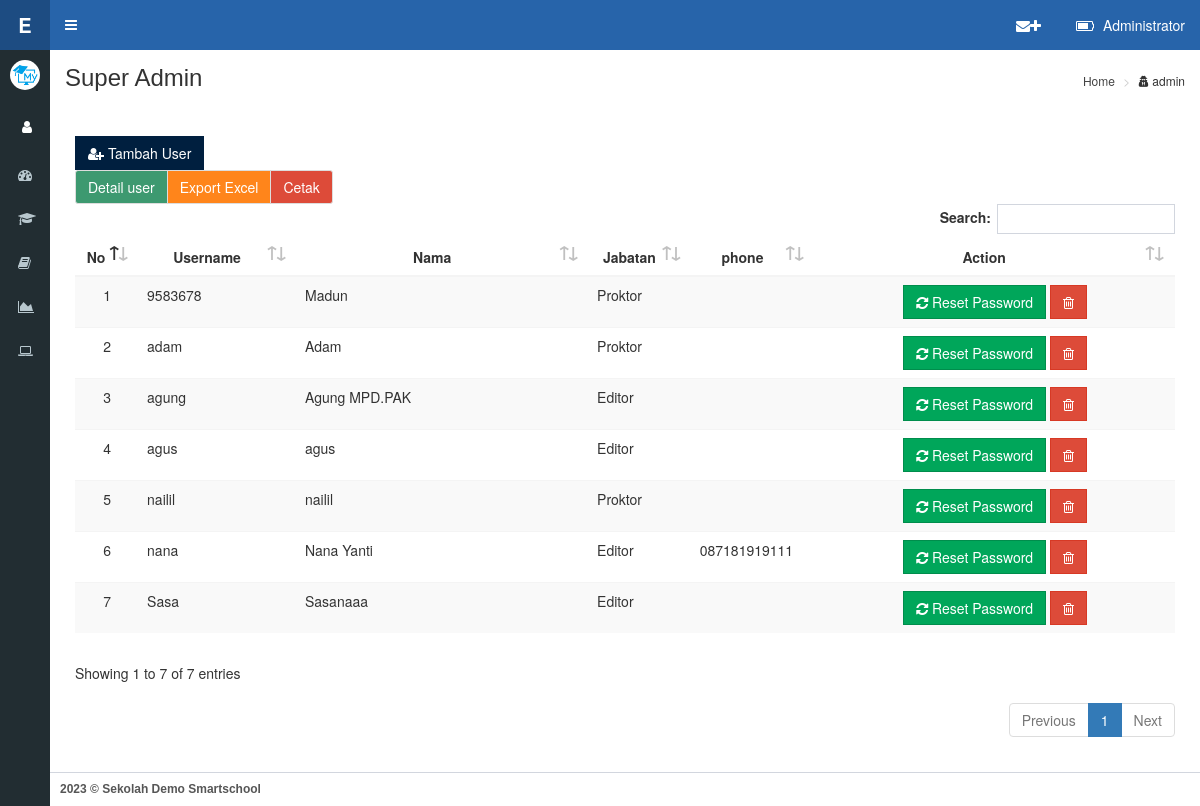
Screenshot of /on-admin/super.php (signed in) with the database file from the repository.
### tables this page shows
CREATE TABLE `users` (
  `id` int(10) NOT NULL,
  `nip` varchar(100) NOT NULL,
  `nama` varchar(100) NOT NULL,
  `jabatan` text NOT NULL,
  `pass` varchar(255) NOT NULL,
  `Id_User` int(11) NOT NULL DEFAULT 1,
  `Id_Usergroup_User` int(11) NOT NULL DEFAULT 1,
  `foto` varchar(100) DEFAULT NULL,
  `instagram` varchar(100) NOT NULL,
  `youtube` varchar(100) NOT NULL,
  `phone` varchar(20) NOT NULL,
  `admin_su` varchar(2) NOT NULL DEFAULT '0'
);

CREATE TABLE `profil` (
  `id` int(11) NOT NULL,
  `n_sekolah` varchar(100) NOT NULL,
  `sub_n_sekolah` varchar(100) NOT NULL,
  `kode_sekolah` varchar(30) NOT NULL,
  `logo` varchar(30) NOT NULL,
  `logo_ujian` varchar(30) NOT NULL,
  `jenis_ujian` text NOT NULL,
  `kota` varchar(30) NOT NULL,
  `tanggal` text NOT NULL,
  `th_ajaran` varchar(15) NOT NULL,
  `logo_kota` varchar(30) NOT NULL,
  `web` varchar(50) NOT NULL,
  `bg_login` varchar(30) NOT NULL,
  `kepsek` varchar(100) NOT NULL,
  `nip` varchar(20) NOT NULL
);

### on-admin/conn/cek.php (called while the page is built, shortened)
<?php
if (!isset($_SESSION['admin']) || empty($_SESSION['admin'])) {
header('location:../admin/index.php');
} else {
$username=$_SESSION['admin'];
}
?>

### on-admin/conn/fungsi.php (called while the page is built, shortened)
<?php
$query = mysqli_query ($konek, "SELECT * FROM users WHERE nip='$username'");
$ar = mysqli_fetch_array ($query);
$nama=$ar['nama'];
?>

### on-admin/page/dt_admin.php (the view, shortened to what this page needs)
<thead>
	<tr>
		<th width="4%">No</th>
		<th width="15%">Username </th>
		<th width="25%">Nama</th>
		<th width="4%">Jabatan</th>
		<th width="4%">phone</th>
		<th width="30%">Action</th>
	</tr>
</thead>
<tbody>
	<?php
		$querydosen = mysqli_query ($konek, "SELECT * FROM users WHERE NOT admin_su=1 ORDER by nip ASC");
		$i=1;
		while ($ar = mysqli_fetch_array ($querydosen)){
		$adminsu =$ar['admin_su'];
		    $adminsu = str_replace("0", "Editor", $adminsu);
                        $adminsu = str_replace("2", "Proktor", $adminsu);
			echo "
				<tr>
					<td align=center>$i</td>
					<td>$ar[nip]</td>
					<td>$ar[nama]</td>
					<td>$adminsu</td>
					<td>$ar[phone]</td>
					<td>$ar[pass]</td>
					<td align=center>
					<a id='alert$i' href='page/resetpass.php?id=$ar[id]'><button type='button' class='btn btn-success btn-flat' onclick='myFunction2()'><i class='fa fa-refresh'></i> Reset Password</button></a>
					<a style='font-decoration:none;color:#222;' onClick='confirm_delete(\"page/user_delete.php?id=$ar[id]\")'><button type='button' class='btn btn-danger btn-flat'><i class='fa fa-trash-o'></i></button></a>
					</td>
				</tr>";
		$i++;
		}
	?>
</tbody>

### on-admin/navbar/content_header.php (shortened to what this page needs)
<header class="main-header">
<div class="logo">
<span class="logo-sm">
<b style="color:white;">E CBT <?php echo date ('Y') ?></b></span>
</div>
  <nav class="navbar navbar-static-top" role="navigation">
    <a href="#" class="sidebar-toggle" data-toggle="push-menu" role="button">
    </a>
    <div class="navbar-custom-menu">
      <ul class="nav navbar-nav">
        <li class="dropdown user user-menu">
          <a href="#" class="dropdown-toggle" data-toggle="dropdown">
            <i class="fa fa-battery-three-quarters"></i>
                <span class="hidden-xs" style="text-transform:capitalize;"><?php echo $nama;?></span>
          </a>
        </li>
      </ul>
    </div>
    <div class="navbar-custom-menu">
      <ul class="nav navbar-nav">
        <li class="dropdown user user-menu">
          <a href="pesan.php">
            <i class="fa fa-envelope"><i class="fa fa-plus"></i></i>
          </a>
        </li>
      </ul>
    </div>
  </nav>
</header>

### on-admin/navbar/userpanel.php (shortened to what this page needs)
<?php
$qq = mysqli_query ($konek, "SELECT * FROM profil where id='1'");
						while ($xx = mysqli_fetch_array ($qq)){
                        ?>
		<div class="user-panel">
            <div class="pull-left image">
              <img src="../aset/foto/<?php echo $xx['logo'];?>" class="img-circle" alt="User Image">
            </div>
		  </div>
		  <div class="user-panel">
            <div class="pull-left image">
			<a href="profil.php" data-toggle="tooltip" data-placement="right" title="Profil"><button id="cog" class="btn btn-default btn-md"><i class="fa fa-user"></i></button></a>
            <a href="theme.php" data-placement="right" data-toggle="tooltip" title="setting"><button id="cog" class="btn btn-default"><i class="fa fa-cog"></i></button></a>
            </div>
        </div>
<?php }?>

### on-admin/super.php (style rules this page uses)
#cog { border-radius:0; background-color:#222d32; color:white; border:0; }

### rows the page displays
users: nama "Administrator"
profil: logo (picture)
users: nip "9583678", nama "Madun", admin_su "Proktor"
users: nip "adam", nama "Adam", admin_su "Proktor"
users: nip "agung", nama "Agung MPD.PAK", admin_su "Editor"
users: nip "agus", nama "agus", admin_su "Editor"
users: nip "nailil", nama "nailil", admin_su "Proktor"
users: nip "nana", nama "Nana Yanti", admin_su "Editor", phone "087181919111"
users: nip "Sasa", nama "Sasanaaa", admin_su "Editor"
